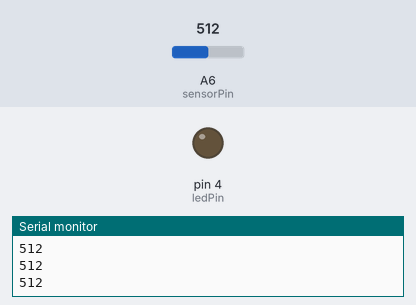
Recording of a sketch running on a simulated Arduino Nano, built with avr-gcc and run on an emulated ATmega328P. On the bench: output pins drawn as LEDs (lit = HIGH), the last lines printed to the serial monitor. Inputs (shaded band) come from the test bench; at power-on: A6 (sensorPin) = 512.

Above: at 1.2 s.
1.3 s: A6 (sensorPin) set to 11
2.8 s: A6 (sensorPin) set to 8
At 3.4 s:
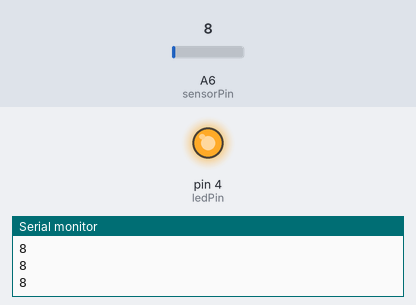
4.3 s: A6 (sensorPin) set to 122
At 4.7 s:
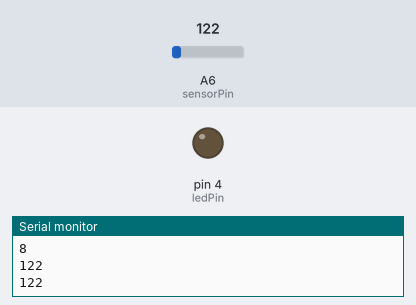
5.9 s: A6 (sensorPin) set to 0
At 7.2 s:
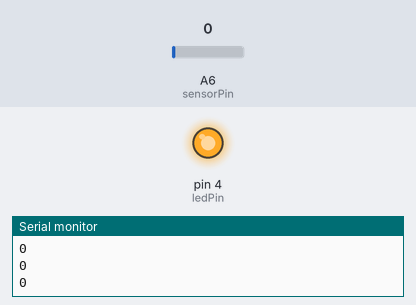
Timing chart, 0 to 8.5 s (numbered marks = the images above; inputs shaded):
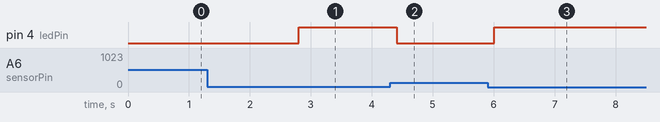

The sketch:

led_light_induct.ino
```cpp
const int sensorPin = A6;
const int ledPin = 4;
const int sensorThreshold = 10;
int sensorValue = 0;
int ledValue = 0;

void setup(){
    pinMode(sensorPin, INPUT);
    pinMode(ledPin, OUTPUT);
    Serial.begin(9600);
}

void loop(){
    sensorValue = analogRead(sensorPin);
    Serial.println(sensorValue);

    if (sensorValue < sensorThreshold) {
        digitalWrite(ledPin, HIGH);
    }
    else {
        digitalWrite(ledPin, LOW);
    }

    delay(200);
}
```

Measured:
- the behaviour switches between 10 and 9 on A6 (sensorPin) (found by bisection; images 0 and 1)
- after the input at 2.8 s, pin 4 (ledPin): LOW → HIGH at once
- after the input at 4.3 s, pin 4 (ledPin): HIGH → LOW after 0.11 s
- after the input at 5.9 s, pin 4 (ledPin): LOW → HIGH after 0.11 s
